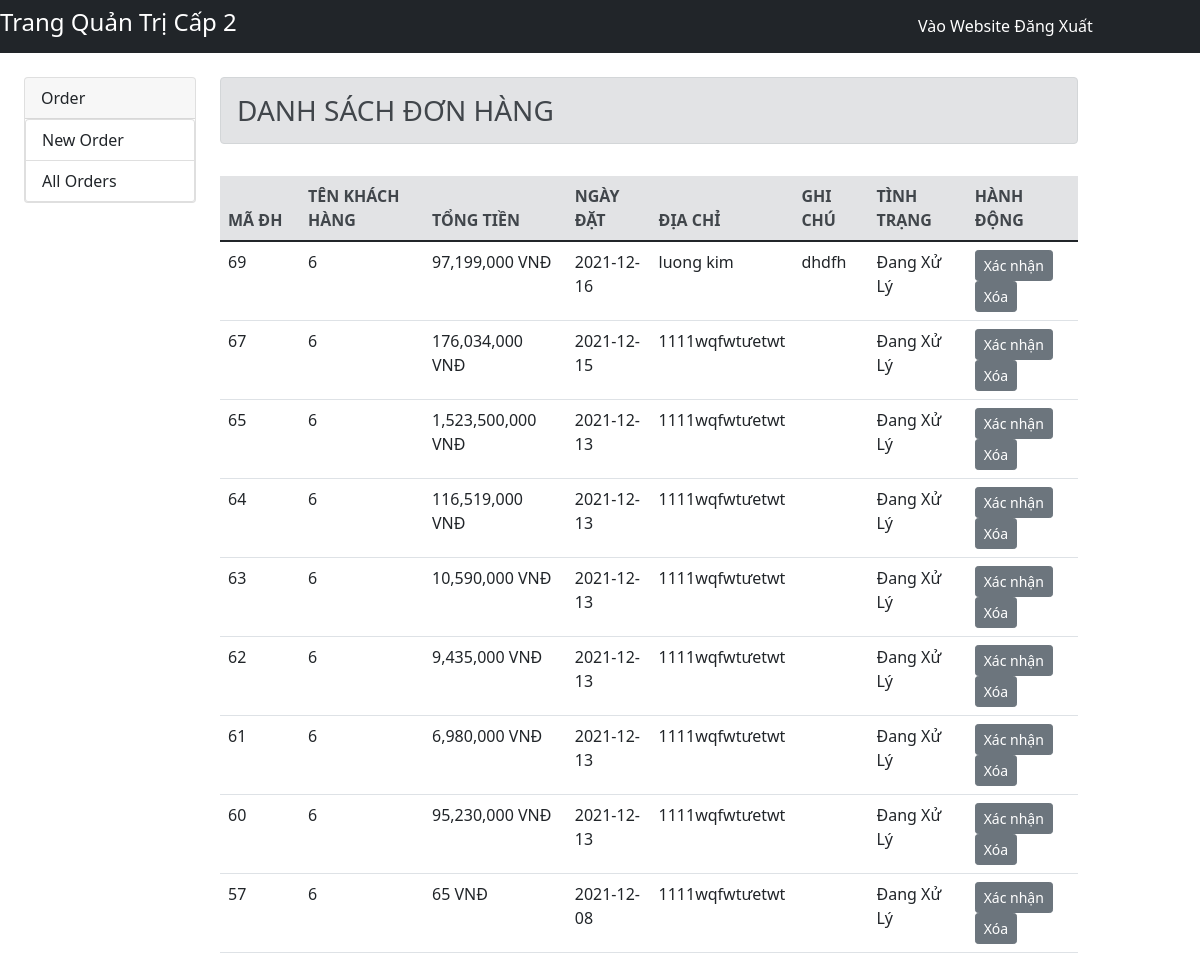
The app's page /?role=c_2&action=wait_orders (signed in) with its own data.
### tables this page shows
CREATE TABLE `orders` (
  `order_ID` int(10) NOT NULL,
  `order_total` float NOT NULL,
  `order_address` varchar(255) NOT NULL,
  `order_note` varchar(255) NOT NULL,
  `order_date` date NOT NULL,
  `order_status` int(10) NOT NULL COMMENT '1. Đang Xử Lý 2.Đang Giao Hàng 3. Đã giao hàng 4.Trả hàng 5.Đã hủy',
  `userID` int(10) NOT NULL
);

### model/m_orders.php (called while the page is built, shortened)
<?php
class OrdersDB{
    public static function get_orders_waiting(){
        $db = Database::getDB();
		 $query = "SELECT * FROM orders Where order_status =1 order by order_ID DESC";
		 try {
		  $statement = $db->prepare($query);
		  $statement -> execute();
		  $result = $statement->fetchAll(PDO::FETCH_OBJ);
		  return $result;
		} catch (PDOException $e) {
		  $error = $e->getMessage();
		  echo "Lỗi: ".$error;
		  exit();
		}
    }
}
?>

### view/admin_2/list_orders_confirm.php (the view, shortened to what this page needs)
<h3 class="alert alert-secondary">DANH SÁCH ĐƠN HÀNG</h3>
<table class="table">
<table class="table">
        <thead class="alert-secondary">
            <tr>
                <th style="width: 80px;">MÃ ĐH</th>
                <th>TÊN KHÁCH HÀNG</th>
                <th>TỔNG TIỀN</th>
                <th>NGÀY ĐẶT</th>
                <th>ĐỊA CHỈ</th>
                <th>GHI CHÚ</th>
                <th>TÌNH TRẠNG</th>
                <th>HÀNH ĐỘNG</th>
            </tr>
        </thead>
        <tbody>
        <?php
            foreach($orders as $key => $value):
        ?>
            <tr>
                <td><?php echo $value-> order_ID ?></td>
                <td><?php echo $value-> userID ?></td>
                <td><?php echo number_format($value-> order_total)?> VNĐ</td>
                <td><?php echo $value-> order_date ?></td>
                <td><?php echo $value-> order_address?></td>
                <td><?php echo $value-> order_note?></td>
                <td><?php
                        if($value->order_status==1){
                            echo "Đang Xử Lý";
                        }else if($value->order_status==2){
                            echo "Đang Giao Hàng";
                        }
                    ?>
                </td>
                <td>
                    <a href=".?role=c_2&action=confirm_order&ID=<?php echo $value-> order_ID;?>" class="btn btn-secondary btn-sm">Xác nhận</a>
                    <a href="index.php?btn_delete&ma_dh=<?=$ma_dh?>" class="btn btn-secondary btn-sm">Xóa</a>
                </td>
            </tr>
        <?php
           endforeach;
        ?>
        </tbody>
</table>

### records on screen
orders: order_ID "69", userID "6", order_total "97,199,000", order_date "2021-12-16", order_address "luong kim", order_note "dhdfh", order_status "Đang Xử Lý"
orders: order_ID "67", userID "6", order_total "176,034,000", order_date "2021-12-15", order_address "1111wqfwtưetwt", order_status "Đang Xử Lý"
orders: order_ID "65", userID "6", order_total "1,523,500,000", order_date "2021-12-13", order_address "1111wqfwtưetwt", order_status "Đang Xử Lý"
orders: order_ID "64", userID "6", order_total "116,519,000", order_date "2021-12-13", order_address "1111wqfwtưetwt", order_status "Đang Xử Lý"
orders: order_ID "63", userID "6", order_total "10,590,000", order_date "2021-12-13", order_address "1111wqfwtưetwt", order_status "Đang Xử Lý"
orders: order_ID "62", userID "6", order_total "9,435,000", order_date "2021-12-13", order_address "1111wqfwtưetwt", order_status "Đang Xử Lý"
orders: order_ID "61", userID "6", order_total "6,980,000", order_date "2021-12-13", order_address "1111wqfwtưetwt", order_status "Đang Xử Lý"
orders: order_ID "60", userID "6", order_total "95,230,000", order_date "2021-12-13", order_address "1111wqfwtưetwt", order_status "Đang Xử Lý"
orders: order_ID "57", userID "6", order_total "65", order_date "2021-12-08", order_address "1111wqfwtưetwt", order_status "Đang Xử Lý"
